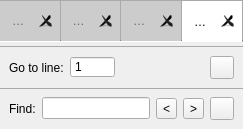
      <widget class="QWidget" name="editorContainerWidget">
       <layout class="QVBoxLayout" name="verticalLayout_6">
        <property name="spacing">
         <number>0</number>
        </property>
        <property name="leftMargin">
         <number>0</number>
        </property>
        <property name="topMargin">
         <number>0</number>
        </property>
        <property name="rightMargin">
         <number>0</number>
        </property>
        <property name="bottomMargin">
         <number>0</number>
        </property>
        <item>
         <widget class="TabWidget" name="openTabs">
          <property name="sizePolicy">
           <sizepolicy hsizetype="Expanding" vsizetype="Expanding">
            <horstretch>0</horstretch>
            <verstretch>0</verstretch>
           </sizepolicy>
          </property>
          <property name="autoFillBackground">
           <bool>true</bool>
          </property>
          <property name="styleSheet">
           <string notr="true">QTabBar::tab {
	color: #666;
	background-color: #ccc;
	border: none;
	margin: 1px;
	margin-left: 0px;
	margin-left: 0px;
	padding: 10px;
}

QTabBar::tab:text {
	padding-left: 6px;
	padding-right: 6px;
}
QTabBar::tab:hover:!selected {
	color: black;
}

QTabBar::tab:selected {
	color: black;
	background-color: white;
	margin-bottom: 0px;
}

QTabBar {
	background-color: #aaa;
	text-align: left;
}

QTabBar::close-button {
	subcontrol-position: right;
	image: url(:/images/closetab-nohover.png);
}

QTabBar::close-button:hover {
	image: url(:/images/closetab.png)
}</string>
          </property>
          <property name="tabPosition">
           <enum>QTabWidget::North</enum>
          </property>
          <property name="tabShape">
           <enum>QTabWidget::Rounded</enum>
          </property>
          <property name="currentIndex">
           <number>3</number>
          </property>
          <property name="elideMode">
           <enum>Qt::ElideMiddle</enum>
          </property>
          <property name="usesScrollButtons">
           <bool>true</bool>
          </property>
          <property name="documentMode">
           <bool>true</bool>
          </property>
          <property name="tabsClosable">
           <bool>true</bool>
          </property>
          <property name="movable">
           <bool>true</bool>
          </property>
          <widget class="QWidget" name="tab">
           <property name="autoFillBackground">
            <bool>false</bool>
           </property>
           <attribute name="title">
            <string>Tab 1</string>
           </attribute>
          </widget>
          <widget class="QWidget" name="tab_2">
           <attribute name="title">
            <string>Tab 2</string>
           </attribute>
          </widget>
          <widget class="QWidget" name="tab_3">
           <attribute name="title">
            <string>Tab 3</string>
           </attribute>
          </widget>
          <widget class="QWidget" name="tab_4">
           <attribute name="title">
            <string>Tab 4</string>
           </attribute>
          </widget>
         </widget>
        </item>
        <item>
         <widget class="QFrame" name="gotoLineWidget">
          <property name="sizePolicy">
           <sizepolicy hsizetype="Expanding" vsizetype="Preferred">
            <horstretch>0</horstretch>
            <verstretch>0</verstretch>
           </sizepolicy>
          </property>
          <property name="styleSheet">
           <string notr="true">#gotoLineWidget {
	border: none;
	border-top-color: #aaa;
	border-top-width: 1px;
	border-top-style: solid;
}</string>
          </property>
          <layout class="QHBoxLayout" name="horizontalLayout">
           <item>
            <widget class="QLabel" name="labelgotoline">
             <property name="text">
              <string>Go to line:</string>
             </property>
            </widget>
           </item>
           <item>
            <widget class="QSpinBox" name="gotoLineValue">
             <property name="frame">
              <bool>true</bool>
             </property>
             <property name="buttonSymbols">
              <enum>QAbstractSpinBox::NoButtons</enum>
             </property>
             <property name="suffix">
              <string/>
             </property>
             <property name="prefix">
              <string/>
             </property>
             <property name="minimum">
              <number>1</number>
             </property>
             <property name="maximum">
              <number>99999</number>
             </property>
            </widget>
           </item>
           <item>
            <widget class="QWidget" name="spacerForGotoBox" native="true">
             <property name="sizePolicy">
              <sizepolicy hsizetype="Expanding" vsizetype="Preferred">
               <horstretch>0</horstretch>
               <verstretch>0</verstretch>
              </sizepolicy>
             </property>
            </widget>
           </item>
           <item>
            <widget class="CloseToolButton" name="closeGotoLineButton">
             <property name="text">
              <string/>
             </property>
            </widget>
           </item>
          </layout>
         </widget>
        </item>
        <item>
         <widget class="QWidget" name="findWidget" native="true">
          <property name="enabled">
           <bool>true</bool>
          </property>
          <property name="styleSheet">
           <string notr="true">#findWidget {
	border: none;
	border-top-color: #aaa;
	border-top-width: 1px;
	border-top-style: solid;
}</string>
          </property>
          <layout class="QGridLayout" name="gridLayout">
           <item row="0" column="3">
            <widget class="QToolButton" name="findNextButton">
             <property name="text">
              <string>&gt;</string>
             </property>
            </widget>
           </item>
           <item row="0" column="2">
            <widget class="QToolButton" name="findPreviousButton">
             <property name="text">
              <string>&lt;</string>
             </property>
            </widget>
           </item>
           <item row="0" column="0">
            <widget class="QLabel" name="label">
             <property name="text">
              <string>Find:</string>
             </property>
            </widget>
           </item>
           <item row="0" column="1">
            <widget class="FindLineEdit" name="findLineEdit"/>
           </item>
           <item row="0" column="4">
            <widget class="CloseToolButton" name="closeFindButton">
             <property name="styleSheet">
              <string notr="true"/>
             </property>
             <property name="autoRaise">
              <bool>false</bool>
             </property>
            </widget>
           </item>
          </layout>
         </widget>
        </item>
       </layout>
      </widget>
